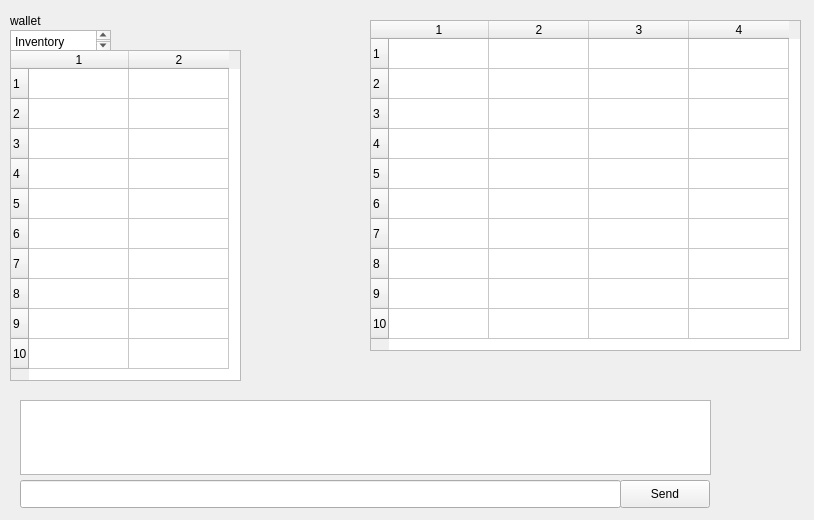
<?xml version="1.0" encoding="UTF-8"?>
<ui version="4.0">
 <class>Marketplace</class>
 <widget class="QWidget" name="Marketplace">
  <property name="geometry">
   <rect>
    <x>0</x>
    <y>0</y>
    <width>814</width>
    <height>520</height>
   </rect>
  </property>
  <property name="windowTitle">
   <string>Marketplace</string>
  </property>
  <widget class="QLabel" name="walletLabel">
   <property name="geometry">
    <rect>
     <x>10</x>
     <y>10</y>
     <width>591</width>
     <height>21</height>
    </rect>
   </property>
   <property name="text">
    <string>wallet</string>
   </property>
  </widget>
  <widget class="QTableWidget" name="productTable">
   <property name="geometry">
    <rect>
     <x>370</x>
     <y>20</y>
     <width>431</width>
     <height>331</height>
    </rect>
   </property>
   <property name="rowCount">
    <number>10</number>
   </property>
   <property name="columnCount">
    <number>4</number>
   </property>
   <row/>
   <row/>
   <row/>
   <row/>
   <row/>
   <row/>
   <row/>
   <row/>
   <row/>
   <row/>
   <column/>
   <column/>
   <column/>
   <column/>
  </widget>
  <widget class="QLabel" name="infoLabel">
   <property name="geometry">
    <rect>
     <x>370</x>
     <y>350</y>
     <width>431</width>
     <height>21</height>
    </rect>
   </property>
   <property name="text">
    <string/>
   </property>
  </widget>
  <widget class="QTableWidget" name="inventoryTable">
   <property name="geometry">
    <rect>
     <x>10</x>
     <y>50</y>
     <width>231</width>
     <height>331</height>
    </rect>
   </property>
   <property name="rowCount">
    <number>10</number>
   </property>
   <property name="columnCount">
    <number>2</number>
   </property>
   <attribute name="horizontalHeaderMinimumSectionSize">
    <number>48</number>
   </attribute>
   <row/>
   <row/>
   <row/>
   <row/>
   <row/>
   <row/>
   <row/>
   <row/>
   <row/>
   <row/>
   <column/>
   <column/>
  </widget>
  <widget class="QPlainTextEdit" name="plainTextEdit">
   <property name="geometry">
    <rect>
     <x>10</x>
     <y>30</y>
     <width>101</width>
     <height>21</height>
    </rect>
   </property>
   <property name="readOnly">
    <bool>true</bool>
   </property>
   <property name="plainText">
    <string>Inventory</string>
   </property>
  </widget>
  <widget class="QTextEdit" name="chatDisplay">
   <property name="geometry">
    <rect>
     <x>20</x>
     <y>400</y>
     <width>691</width>
     <height>75</height>
    </rect>
   </property>
   <property name="readOnly">
    <bool>true</bool>
   </property>
  </widget>
  <widget class="QLineEdit" name="chatInput">
   <property name="geometry">
    <rect>
     <x>20</x>
     <y>480</y>
     <width>601</width>
     <height>28</height>
    </rect>
   </property>
  </widget>
  <widget class="QPushButton" name="sendButton">
   <property name="geometry">
    <rect>
     <x>620</x>
     <y>480</y>
     <width>90</width>
     <height>28</height>
    </rect>
   </property>
   <property name="text">
    <string>Send</string>
   </property>
  </widget>
 </widget>
 <resources/>
 <connections/>
</ui>
